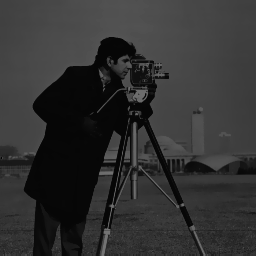
#> input picture images/cameraman.png, 256 x 256 px, given in place of pencil_RGB.png, which was not available
$ jupyter execute --allow-errors 07a_color_descriptors.ipynb   (text cells are left out)
#> lines starting #> are read from the running program, lines starting #| are printed output that depends on the picture; pictures that were not available may be replaced by others from this repository, and a replacement may not be noted
[cell 1]
import numpy as np
import matplotlib.pyplot as plt
import matplotlib as mpl
import imageio

[cell 2]
img1 = imageio.imread("images/pencil_RGB.png")
#> img1 is the input picture: shape (256, 256); min 3, max 116, mean 49.4
img2 = imageio.imread("images/pencil2_RGB.png")
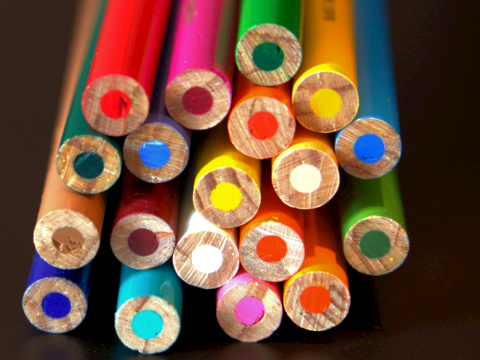
#> input picture images/pencil2_RGB.png, 480 x 360 px
#> img2 is the input picture: shape (360, 480, 3); mean R, G, B 111.3, 77, 56.9
img3 = imageio.imread("images/mountain.jpg")
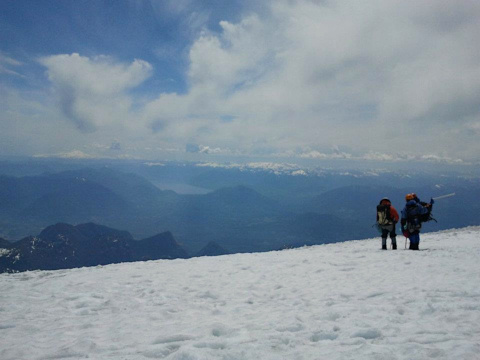
#> input picture images/mountain.jpg, 480 x 360 px
#> img3 is the input picture: shape (360, 480, 3); mean R, G, B 127.2, 143.7, 158.3
plt.figure(figsize=(20,10))
plt.subplot(131); plt.imshow(img1)
plt.subplot(132); plt.imshow(img2)
plt.subplot(133); plt.imshow(img3)
plt.show()
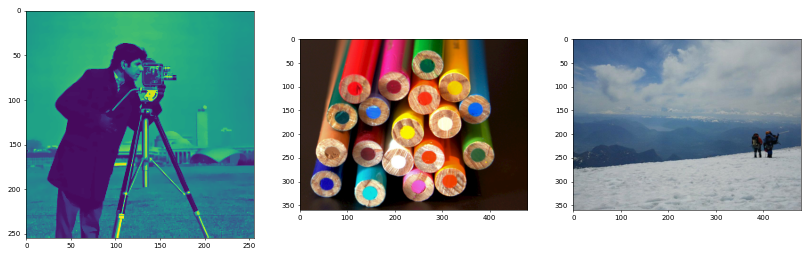
#> figure drawn by matplotlib, 3 panels

print("Image 1 size: ", str(img1.shape))
#| Image 1 size:  (256, 256)
print("Image 2 size: ", str(img2.shape))
#| Image 2 size:  (360, 480, 3)
print("Image 3 size: ", str(img3.shape))
#| Image 3 size:  (360, 480, 3)

[cell 3]
def global_histogram(img, bins, norm='sum', factor=512):

    # single color channel
#> called with bins = 256, norm = 'sum', factor = 512
    if (len(img.shape) == 2):
        hist,_ = np.histogram(img, bins=bins)
#> hist = 256 values, max 7469 at index 9, min 0 at index 1, mean 256
    # RGB
    if (len(img.shape) == 3):
        hist_R,_ = np.histogram(img[:,:,0], bins=bins)
        hist_G,_ = np.histogram(img[:,:,1], bins=bins)
        hist_B,_ = np.histogram(img[:,:,2], bins=bins)
        hist = np.concatenate([hist_R, hist_G, hist_B])

    # normalizes resulting histogram
    hist = hist.astype(float)
    if (norm == 'sum'):
        hist /= (hist.sum() + 0.0001)
#> hist = 256 values, max 0.114 at index 9, min 0 at index 1, mean 0.00391
    if (norm == 'value'):
        hist /= (hist.max() + 0.0001)
        hist *= factor
        hist = hist.astype(int)

    return hist

[cell 4]
rgbh_1 = global_histogram(img1, 256)
#> rgbh_1 has the same summary as hist in global_histogram
rgbh_2 = global_histogram(img2, 256)
#> rgbh_2 = 768 values, max 0.0998 at index 512, min 0 at index 1, mean 0.0013
rgbh_3 = global_histogram(img3, 256)
#> rgbh_3 = 768 values, max 0.0083 at index 725, min 0 at index 4, mean 0.0013

# printing the vector size
print(rgbh_1.shape)
#| (256,)

[cell 5]
def Euclidean_distance(p, q):
    dist = np.sqrt(np.sum(np.square(p-q)))
    return dist

#> (a cell that did not finish here is left out)

[cell 7]
rgbh_1 = global_histogram(img1, 16)
#> rgbh_1 = [0.201, 0.0278, 0.0173, 0.0146, 0.0196, 0.0534, 0.0887, 0.1, 0.121, 0.195, 0.124, 0.0255, 0.00404, 0.00255, 0.00278, 0.00247]
rgbh_2 = global_histogram(img2, 16)
#> rgbh_2 = 48 values, max 0.131 at index 32, min 0.00315 at index 44, mean 0.0208
rgbh_3 = global_histogram(img3, 16)
#> rgbh_3 = 48 values, max 0.0984 at index 45, min 0.000482 at index 36, mean 0.0208

print("Feature vector size = %d " % (rgbh_1.shape[0]))
#| Feature vector size = 16
#> (the rest of this cell did not finish here and is left out)

[cell 8]
def normalize_minmax(f, factor):
    f_min = np.min(f)
    f_max = np.max(f)
    f = (f - f_min)/(f_max-f_min)
    return (f*factor)

def Luminance(img):
    img = np.array(img, copy=True).astype(float)
    # computing conversion
    new_img = np.zeros((img.shape[0], img.shape[1]))
    new_img = img[:,:,0]*0.299 + img[:,:,1]*0.587 + img[:,:,2]*0.114
    new_img = normalize_minmax(new_img, 255)

    return new_img
